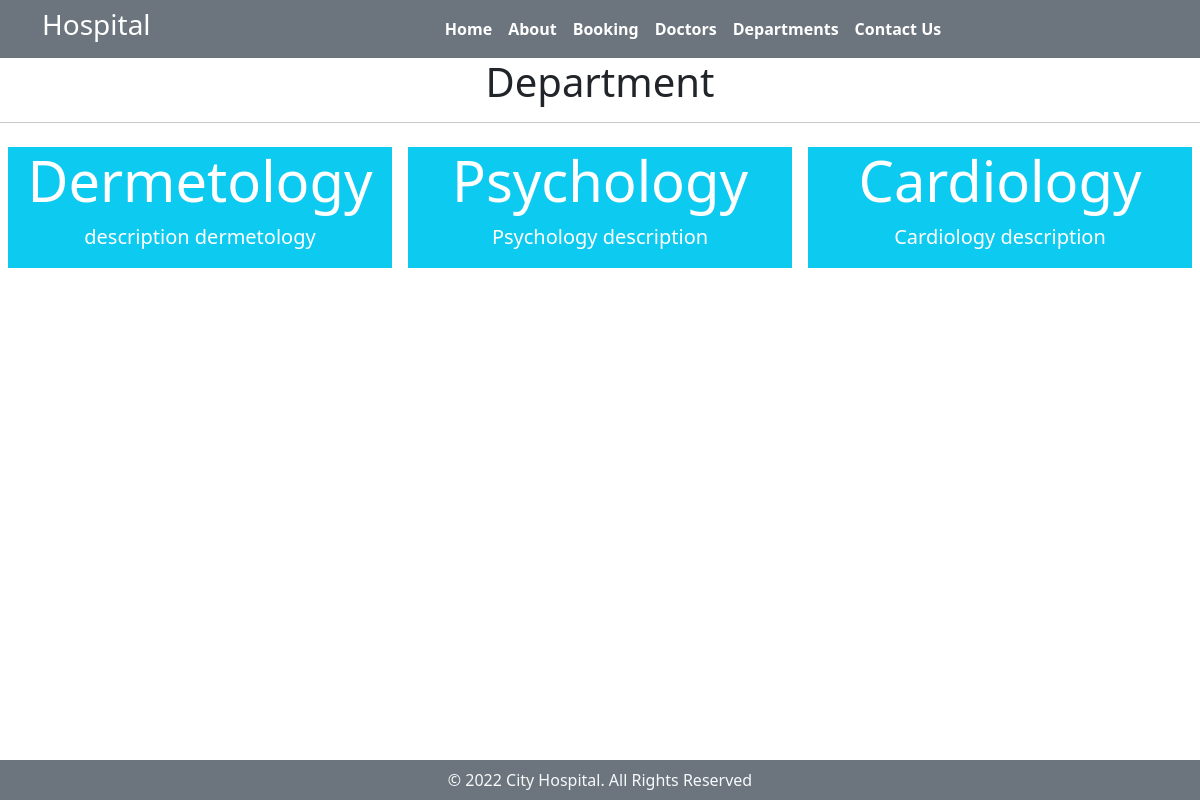
Screenshot of /department with the database file from the repository.
### Home/models.py (models this page shows, shortened)
class departments(models.Model):
    dep_name = models.CharField(max_length=100,null=True, blank=True)
    dep_descriptions = models.TextField()

### Home/views.py (the view)
# urls.py: path('department',views.department,name='department')
def department(request):
    dict_dept = {
        'dept':departments.objects.all()
    }
    return render(request,'department.html', dict_dept)

### templates/department.html (shortened to what this page needs)
{% extends 'base.html'%}
{%block content%}
<h1 class="text-center">Department</h1>
<hr />
<div class="jumbotron jumbotron-fluid d-flex justify-content-center  ">
{% for d in dept %}
  <div class="container text-center bg-info  text-white m-2">
    <h1 class="display-4">{{d.dep_name}}</h1>
    <p class="lead">{{d.dep_descriptions}}</p>
  </div>
{% endfor %}
</div>
{% endblock%}

### rows the page displays
departments: dep_name "Dermetology", dep_descriptions "description dermetology"
departments: dep_name "Psychology", dep_descriptions "Psychology description"
departments: dep_name "Cardiology", dep_descriptions "Cardiology description"
